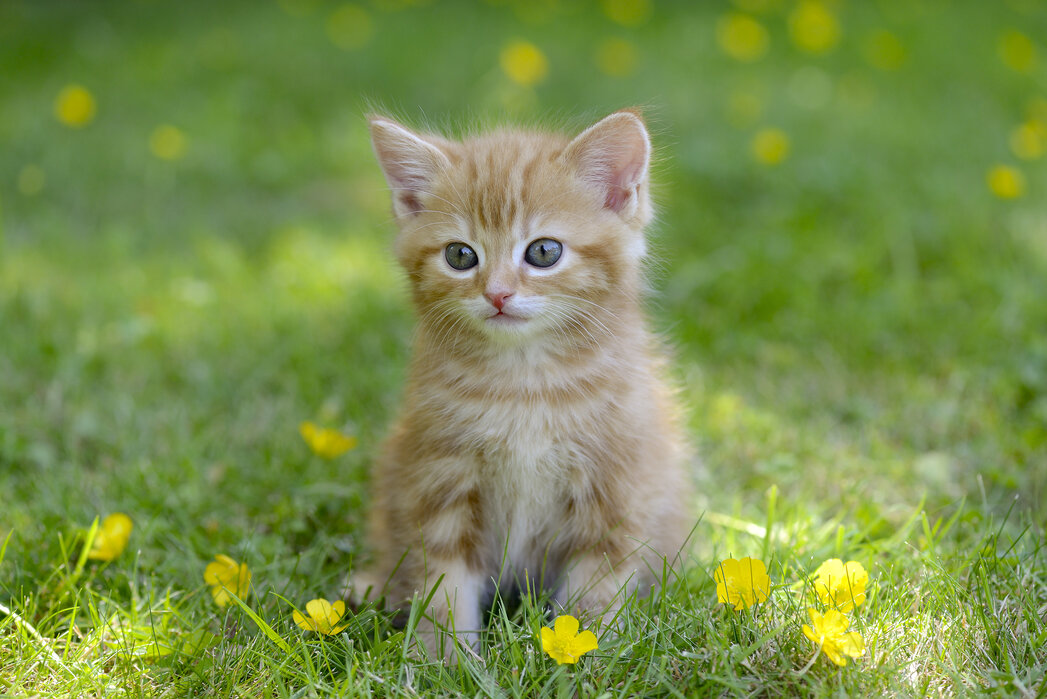
#> input picture Week10/DSPSa/cat.jpg, 1047 x 699 px
$ jupyter execute --allow-errors Week10_Images_DSPSa.ipynb
#> lines starting #> are read from the running program, lines starting #| are printed output that depends on the picture; after the words box and inside, x2 and y2 are one past the last pixel; in counts of white or black regions, pixels touching at a corner belong together
# Images week 10
## computer images
Pillow package

[cell 1]
from PIL import ImageColor
print(ImageColor.getcolor('green', 'RGBA'))
print(ImageColor.getcolor('cyan', 'RGBA'))
print(ImageColor.getcolor('rebeccapurple', 'RGBA'))

Download the file colours.txt from canvas
- AliceBlue
- AntiqueWhite
- Aqua
- ...

and create a csv file in the format:
Color, R, G, B, A
AliceBlue, 240, 248, 255, 255
AntiqueWhite, 250, 235, 215, 255

[cell 2]
from PIL import ImageColor

csvfile = open("colours.csv", "w")
csvfile.write("Color, R, G, B, A\n")

#> (the rest of this cell did not finish here and is left out)

## Manipulating images

### Image properties

[cell 3]
from PIL import Image

img = Image.open("cat.jpg")
#> img is the input picture: PIL image 1047x699 RGB; mean R, G, B 122.2, 142.8, 77.4
print(img)
#| <PIL.JpegImagePlugin.JpegImageFile image mode=RGB size=1047x699 at 0x7FBFE3E97950>

print(img.width, img.height)
#| 1047 699

print(img.size)
#| (1047, 699)
width, height = img.size
#> width = 1047; height = 699
print(width)
#| 1047

print(img.filename)
#| cat.jpg
print(img.format)
#| JPEG
#img.show()

#JPEG, PNG, GIF, SVG
#changing format
print(img.format_description)
#| JPEG (ISO 10918)
img.save("cat.png")

pngimg = Image.open("cat.png")
print(pngimg.format_description)
#| Portable network graphics
pngimg.show()

### cropping images

[cell 4]
from PIL import Image

img = Image.open("cat.jpg")
img = img.crop((370,90,650,350))
#> img: PIL image 280x260 RGB
#img.show()
img.save("CATFACE.jpg")

### image creation

[cell 5]
from PIL import Image

img = Image.new('RGBA', (100,200), 'azure')
#> img: PIL image 100x200 RGBA
img.show()
img.save("img.png")

img = Image.new('RGBA', (200,200), 'darksalmon')
#> img: PIL image 200x200 RGBA
img.show()
img.save("salmon.png")

img = Image.new('RGBA', (100,100))
#> img: PIL image 100x100 RGBA; every value is 0
img.show()
img.save("transparant.png")

### copying and pasting an image

[cell 6]
from PIL import Image
original = Image.open("cat.jpg")
img = Image.open("CATFACE.jpg")
#> img: PIL image 280x260 RGB

copying = original.copy()
copying.paste(img, (0,0))
copying.paste(img, (767,0))
copying.show()

[cell 7]
#CHESS BOARD OF CAT FACES
from PIL import Image
catface = Image.open("CATFACE.jpg")
copy = catface.copy()

canvas = Image.new('RGBA', (catface.width*10, catface.height*10), "white")
#> canvas: PIL image 2800x2600 RGBA; every value is 255
for i in range(0,10):
    for j in range(0, 10):
        if (i + j) % 2 == 0:
            canvas.paste(copy, (i * catface.width, j * catface.height))
        else:
            canvas.paste(copy.rotate(180), (i * catface.width, j * catface.height))
canvas.show()
canvas.save("ChessCat.png")

### transforming images

[cell 8]
from PIL import Image
img = Image.open("cat.jpg")
img.rotate(90) #90 to the left
img.rotate(180) #180 to the left
img.rotate(-90).show() #90 to the right

img.transpose(Image.FLIP_LEFT_RIGHT)
img.transpose(Image.FLIP_TOP_BOTTOM).show()

halfsize = img.resize((int(width/2), int(height/2)))
halfsize.save("halfcat.jpg")

### looping over images pixel by pixel

[cell 9]
from PIL import Image
img = Image.open("cat.jpg")
for x in range(0, img.width):
    for y in range(0, img.height):
        r,g,b = img.getpixel((x,y))
        inverted = (255-r, 255-g, 255-b)
        img.putpixel((x,y), inverted)
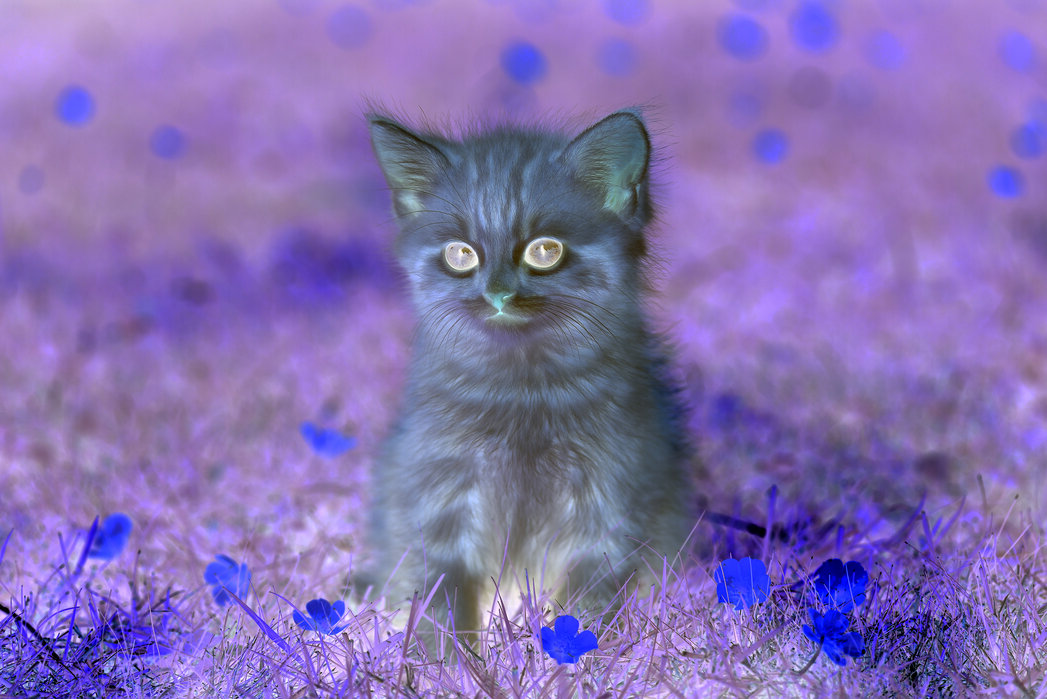
#> img: PIL image 1047x699 RGB; mean R, G, B 132.8, 112.2, 177.6

img.show()
img.save("demonkitty.png")

[cell 10]
from PIL import Image
img = Image.open("cat.jpg")
withoutGreen = Image.new('RGBA', img.size, "white")
#> withoutGreen: PIL image 1047x699 RGBA; every value is 255
ULTRARED = Image.new('RGBA', img.size, "white")

for i in range(0, img.width):
    for j in range(0, img.height):
        pixel = img.getpixel((i,j))
        withoutGreen.putpixel((i,j), (pixel[0], 0, pixel[2]))
        ULTRARED.putpixel((i,j), (255, pixel[1], pixel[2]))
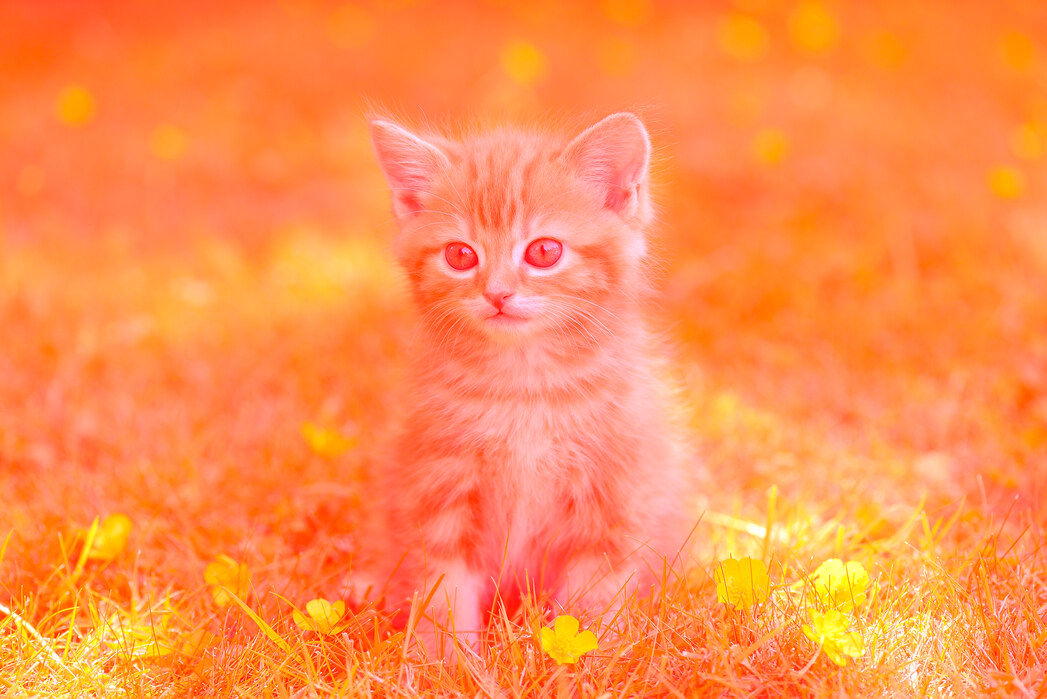
#> ULTRARED: PIL image 1047x699 RGBA; mean R, G, B, A 255, 142.8, 77.4, 255
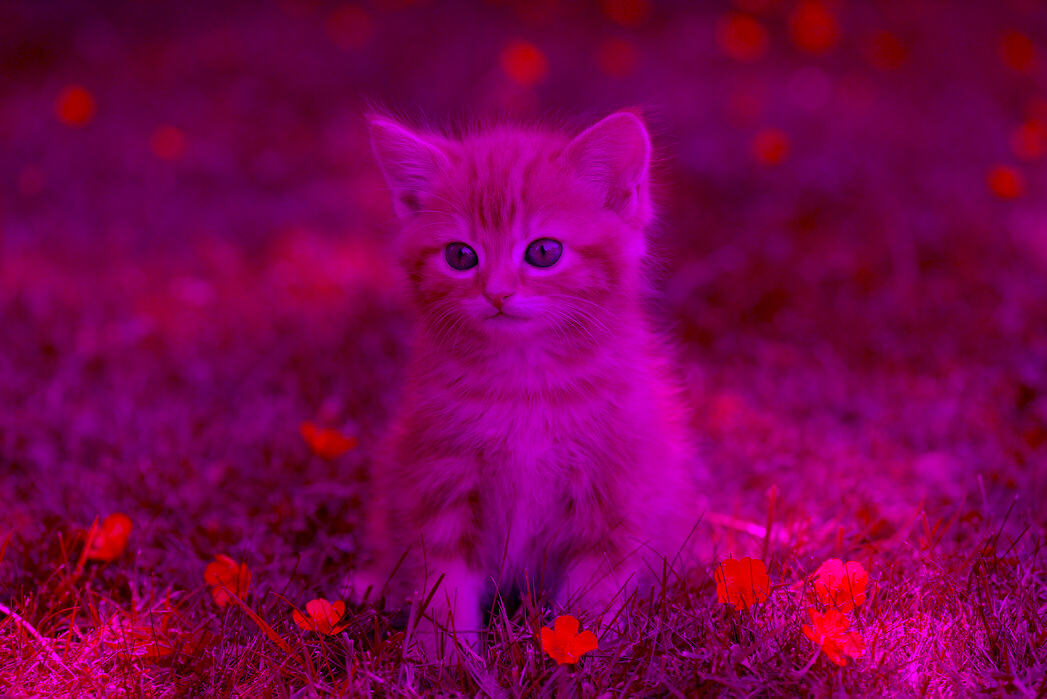
#> withoutGreen: PIL image 1047x699 RGBA; mean R, G, B, A 122.2, 0, 77.4, 255

withoutGreen.save("GREEN.png")
ULTRARED.save("RED.gif")

[cell 11]
import cv2
import numpy as np

img = cv2.imread("cat.jpg")
#> img: shape (699, 1047, 3)
print(img.shape)
#| (699, 1047, 3)

#grayscale
gray = cv2.cvtColor(img, cv2.COLOR_BGR2GRAY)
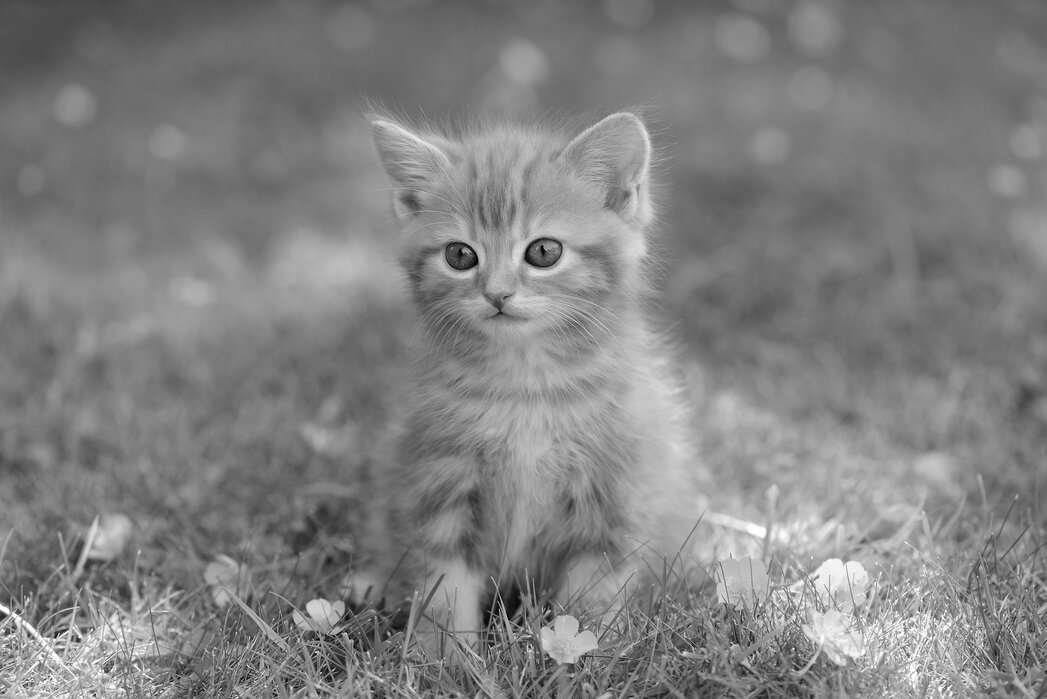
#> gray: shape (699, 1047); min 0, max 255, mean 129.2
cv2.imwrite("catGRAY.jpg", gray)

#BGR TO RBG
RGB = cv2.cvtColor(img, cv2.COLOR_BGR2RGB)
cv2.imwrite("catRGB.jpg", RGB)
#> Out = True

### finding contours on an image
great for image and shape analysis, measurements and finding boundaries

[cell 12]
import cv2
import numpy as np

#load and convert the actual image to grayscale
img = cv2.imread("bird.jpg")
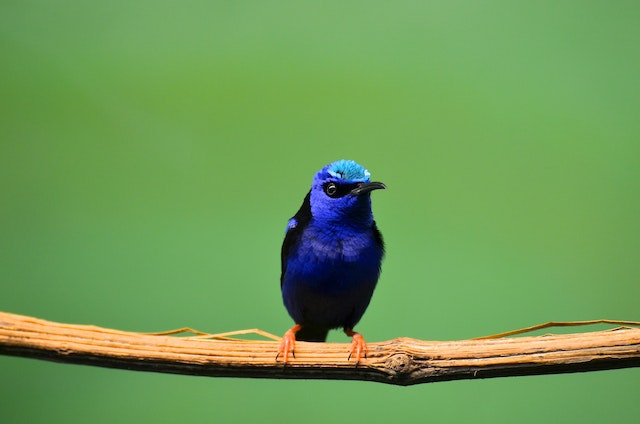
#> input picture Week10/DSPSa/bird.jpg, 640 x 424 px
#> img is the input picture: shape (424, 640, 3); mean B, G, R 86.9, 154.3, 110.1
gray = cv2.cvtColor(img, cv2.COLOR_BGR2GRAY)
#> gray: shape (424, 640)

#set threshold for binary image
ret, thresh = cv2.threshold(gray, 150, 255, 0)
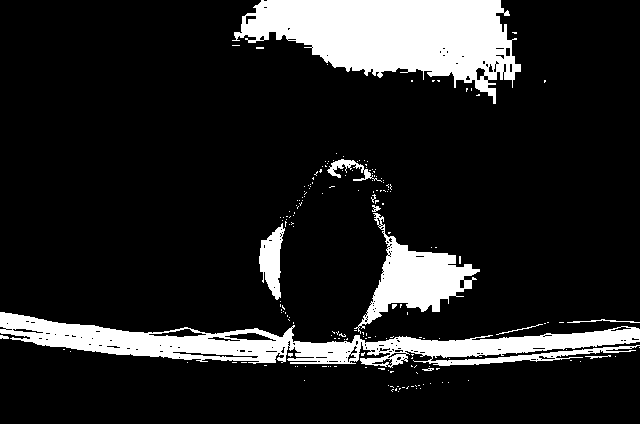
#> thresh: shape (424, 640); 14.1% white; 190 white regions (179 under 20 px)

#find contours
contours, hierarchy = cv2.findContours(thresh, cv2.RETR_TREE, cv2.CHAIN_APPROX_SIMPLE)
#> contours = 364 contours, 331 with area under 20; largest, box (x1, y1, x2, y2) and area: (232, 0, 521, 104) 16753, (0, 312, 640, 368) 13883, (354, 213, 480, 334) 4819, (259, 223, 285, 300) 1028, (148, 328, 207, 338) 261

#draw on the original
contour_img = img.copy()
cv2.drawContours(contour_img, contours, -1, (0,255,0), 2)
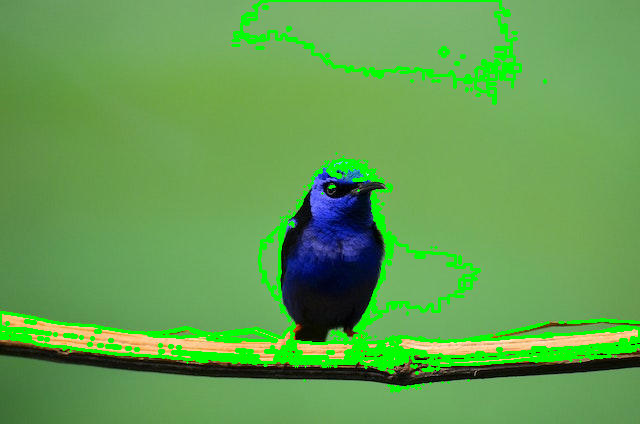
#> contour_img: shape (424, 640, 3); 7.53% of pixels changed, all inside (x1, y1, x2, y2) = (0, 0, 640, 393)
cv2.imwrite("bird_contours.jpg", contour_img)
#> Out = True

[cell 13]
### finding edges
import cv2
img = cv2.imread("bird.jpg")
gray = cv2.cvtColor(img, cv2.COLOR_BGR2GRAY)

edges = cv2.Canny(gray, 100, 200)
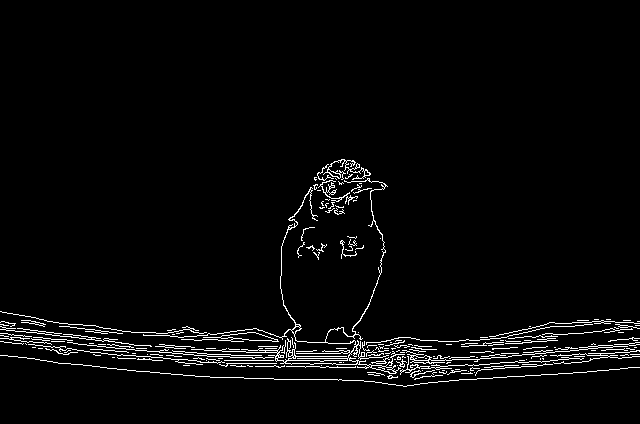
#> edges: shape (424, 640); 3.1% white in thin lines or dots, all inside (x1, y1, x2, y2) = (0, 159, 640, 387)
cv2.imwrite("bird_edges.jpg", edges)
#> Out = True
